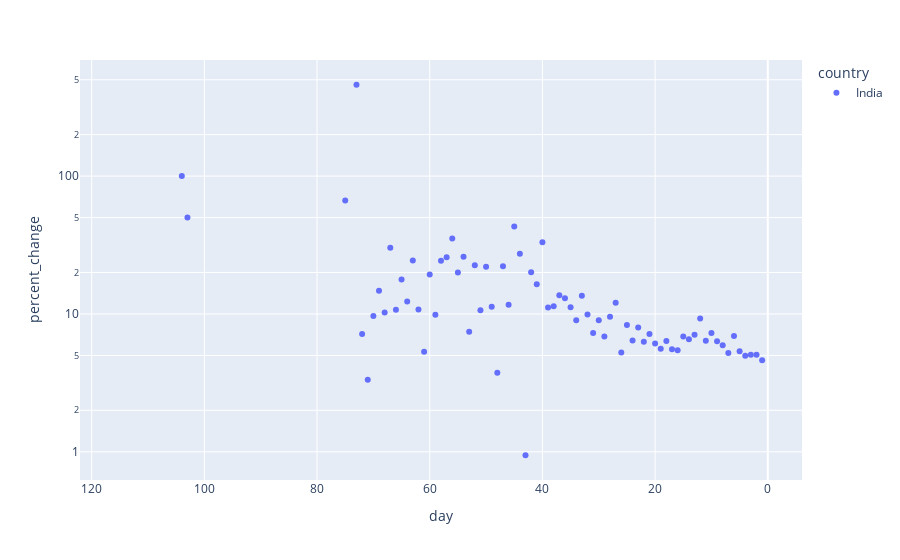

The notebook cell this image was saved under:
### Code cell
# India - Percent Change
df = india_confirmed
fig = px.scatter(df, x="day", y="percent_change", color="country", trendline="ols")
fig['layout']['xaxis']['autorange'] = "reversed"
fig.update_layout(yaxis_type="log")
fig.show()

### Figure 1 — Plotly figure (JSON) as saved in the notebook; plotly's stock layout.template omitted (floating-point values rounded to 4 significant figures)
{"data": [{"hovertemplate": "country=India<br>day=%{x}<br>percent_change=%{y}<extra></extra>", "legendgroup": "India", "marker": {"color": "#636efa", "symbol": "circle"}, "mode": "markers", "name": "India", "showlegend": true, "type": "scatter", "x": [1, 2, 3, 4, 5, 6, 7, 8, 9, 10, 11, 12, 13, 14, 15, 16, 17, 18, 19, 20, 21, 22, 23, 24, 25, 26, 27, 28, 29, 30, 31, 32, 33, 34, 35, 36, 37, 38, 39, 40, 41, 42, 43, 44, 45, 46, 47, 48, 49, 50, 51, 52, 53, 54, 55, 56, 57, 58, 59, 60, 61, 62, 63, 64, 65, 66, 67, 68, 69, 70, 71, 72, 73, 74, 75, 76, 77, 78, 79, 80, 81, 82, 83, 84, 85, 86, 87, 88, 89, 90, 91, 92, 93, 94, 95, 96, 97, 98, 99, 100, 101, 102, 103, 104, 105, 106, 107, 108, 109, 110, 111, 112, 113, 114, 115], "xaxis": "x", "y": [4.618, 5.05, 5.065, 4.98, 5.371, 6.931, 5.215, 5.934, 6.349, 7.261, 6.381, 9.251, 7.068, 6.554, 6.867, 5.447, 5.548, 6.36, 5.597, 6.114, 7.146, 6.296, 7.988, 6.424, 8.312, 5.246, 12.04, 9.546, 6.865, 8.992, 7.269, 9.892, 13.56, 8.987, 11.16, 12.98, 13.67, 11.39, 11.16, 33.17, 16.42, 20.06, 0.9438, 27.28, 43.02, 11.67, 22.17, 3.749, 11.27, 22.01, 10.65, 22.57, 7.415, 26.01, 20.0, 35.25, 25.77, 24.36, 9.859, 19.33, 5.31, 10.78, 24.39, 12.33, 17.74, 10.71, 30.23, 10.26, 14.71, 9.677, 3.333, 7.143, 460.0, 0, 66.67, 0, 0, 0, 0, 0, 0, 0, 0, 0, 0, 0, 0, 0, 0, 0, 0, 0, 0, 0, 0, 0, 0, 0, 0, 0, 0, 0, 50, 100, 0, 0, null, null, null, null, null, null, null, null, 0], "yaxis": "y"}, {"hovertemplate": "<b>OLS trendline</b><br>percent_change = inf * day + -inf<br>R<sup>2</sup>=nan<br><br>country=India<br>day=%{x}<br>percent_change=%{y} <b>(trend)</b><extra></extra>", "legendgroup": "India", "marker": {"color": "#636efa", "symbol": "circle"}, "mode": "lines", "name": "India", "showlegend": false, "type": "scatter", "x": [1, 2, 3, 4, 5, 6, 7, 8, 9, 10, 11, 12, 13, 14, 15, 16, 17, 18, 19, 20, 21, 22, 23, 24, 25, 26, 27, 28, 29, 30, 31, 32, 33, 34, 35, 36, 37, 38, 39, 40, 41, 42, 43, 44, 45, 46, 47, 48, 49, 50, 51, 52, 53, 54, 55, 56, 57, 58, 59, 60, 61, 62, 63, 64, 65, 66, 67, 68, 69, 70, 71, 72, 73, 74, 75, 76, 77, 78, 79, 80, 81, 82, 83, 84, 85, 86, 87, 88, 89, 90, 91, 92, 93, 94, 95, 96, 97, 98, 99, 100, 101, 102, 103, 104, 105, 106, 107, 115], "xaxis": "x", "y": [null, null, null, null, null, null, null, null, null, null, null, null, null, null, null, null, null, null, null, null, null, null, null, null, null, null, null, null, null, null, null, null, null, null, null, null, null, null, null, null, null, null, null, null, null, null, null, null, null, null, null, null, null, null, null, null, null, null, null, null, null, null, null, null, null, null, null, null, null, null, null, null, null, null, null, null, null, null, null, null, null, null, null, null, null, null, null, null, null, null, null, null, null, null, null, null, null, null, null, null, null, null, null, null, null, null, null, null], "yaxis": "y"}], "layout": {"legend": {"title": {"text": "country"}, "tracegroupgap": 0}, "margin": {"t": 60}, "xaxis": {"anchor": "y", "autorange": "reversed", "domain": [0, 1], "title": {"text": "day"}}, "yaxis": {"anchor": "x", "domain": [0, 1], "title": {"text": "percent_change"}, "type": "log"}}}
